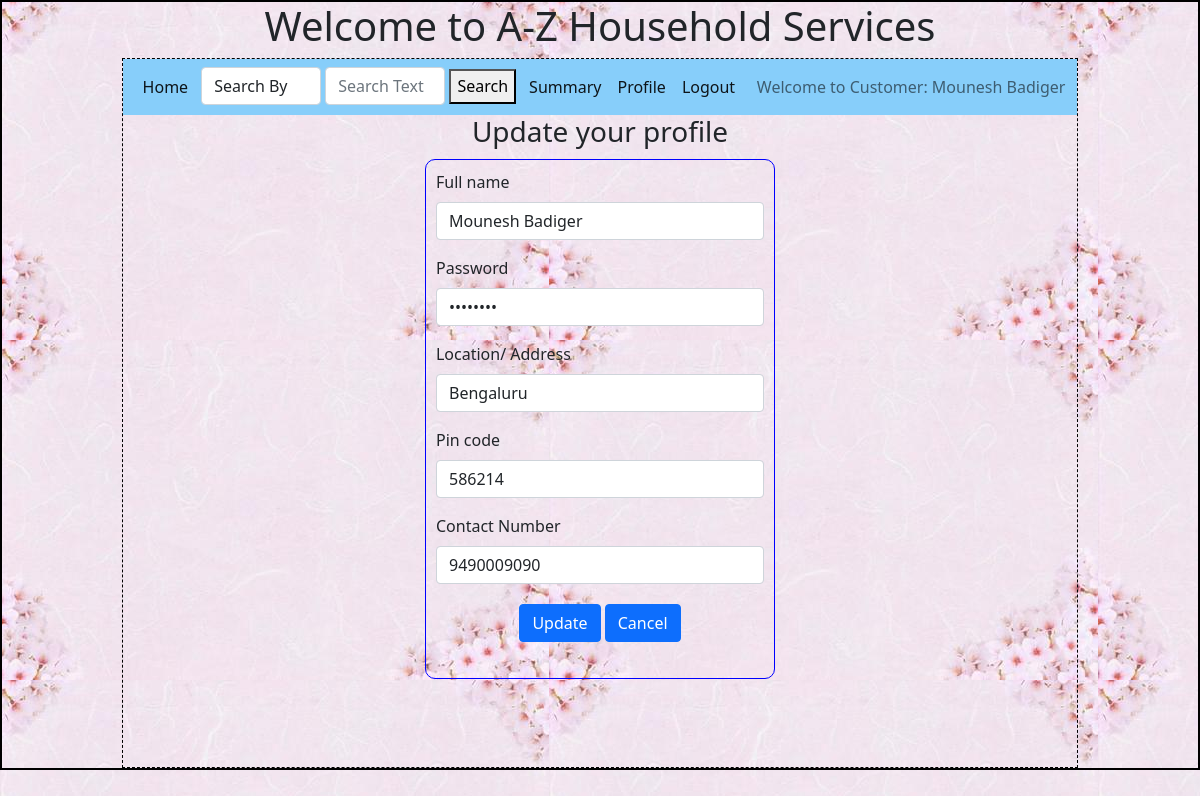
Page /customer/profile/update/0/Mounesh Badiger on the committed database.
### backend/models.py (models this page shows)
class Customer(db.Model):
    __tablename__ = 'customer' # If we do not define this, the model auto assigns name as lower case of class name
    id=db.Column(db.Integer,primary_key=True)
    email=db.Column(db.String,unique=True, nullable = False)
    name = db.Column(db.String, nullable = False)
    password = db.Column(db.String, nullable = False)
    role = db.Column(db.Integer, default =1) # admin - 0, customer - 1
    date_of_signup = db.Column(db.DateTime, default = datetime.now) # NEED TO CONFIRM on type
    contact_number = db.Column(db.String, nullable = False)
    location = db.Column(db.String, nullable = False)
    pin_code = db.Column(db.String, nullable = False)
    avg_ratings = db.Column(db.Float)
    status = db.Column(db.String, default = 'Active') # Active , Flagged ,  Blocked
    sr = db.relationship('Service_request', cascade = 'all, delete', backref = 'customer', lazy = True)
    ratings = db.relationship('Rating', cascade = 'all, delete', backref = 'customer', lazy = True)

### backend/controllers.py (the view, shortened to what this page needs)
@app.route("/customer/profile/update/<uid>/<uname>", methods = ['GET', 'POST'])
def update_customer_profile(uname, uid):
    customer = Customer.query.filter_by(id = uid).first()
    return render_template('customer_profile_update.html', uname = uname, uid = uid, customer = customer)

### templates/customer_profile_update.html
{%extends "customer_layout.html"%}
{%block content%}
            <div style="text-align: center;"><h3>Update your profile</h3></div>
                <form action="/customer/profile/update/{{uid}}/{{customer.name}}" method="POST">
                <div class="input_form" style="margin: auto; margin-top: 10px; height: 520px;">
                    <div class="mb-3">
                        <label for="name" class="form-label">Full name</label>
                        <input type="text" class="form-control" name="name" id="name" value="{{customer.name}}">
                    </div>
                    <div class="mb-3">
                        <label for="password" class="form-label">Password</label>
                        <input type="password" class="form-control" name="password" id="password" value="{{customer.password}}">
                    </div>
                    <div class="mb-3">
                        <label for="location" class="form-label">Location/ Address</label>
                        <input type="text" class="form-control" name="location" id="location" value="{{customer.location}}">
                    </div>
                    <div class="mb-3">
                        <label for="pin_code" class="form-label">Pin code</label>
                        <input type="text" class="form-control" name="pin_code" id="pin_code" value="{{customer.pin_code}}">
                    </div>
                    <div class="mb-3">
                        <label for="contact_number" class="form-label">Contact Number</label>
                        <input type="text" class="form-control" name="contact_number" id="contact_number" value="{{customer.contact_number}}">
                    </div>
                    <div class="mb-3" style="text-align: center; margin-top: 20px;">
                        <button type="submit" class="btn btn-primary" style="display: inline;">Update</button>
                        <a href="/customer/{{uid}}/{{uname}}" type="button" class="btn btn-primary" style="display: inline;">Cancel</a>
                    </div>
                </div>
                </form>
            </div>
{%endblock%}

### templates/customer_layout.html (shortened to what this page needs)
<!DOCTYPE html>
<html>
    <head>
        <link rel="stylesheet" href="/static/styles/main.css">
        <link href="https://cdn.jsdelivr.net/npm/bootstrap@5.0.2/dist/css/bootstrap.min.css" rel="stylesheet">
    </head>
    <body>
        <div class="my_container">
            <div class="center"><h1 style="text-align: center;">Welcome to A-Z Household Services</h1></div>
            <div class="my_panel">
                <nav class="navbar navbar-expand-lg navbar-light" style="background-color:lightskyblue">
                    <div class="container-fluid">
                      <div class="collapse navbar-collapse" id="navbarText">
                        <ul class="navbar-nav me-auto mb-2 mb-lg-0">
                            <li class="nav-item">
                                <a class="nav-link active" aria-current="page" href="/customer/{{uid}}/{{uname}}">Home</a>
                            </li>
                            <li class="nav-item" style="border: 1px;margin-left: 5px; margin-right: 5px;">
                               <div style="border: 1px; align-items: center;display: inline;">
                                <form action="/customer/search/{{uid}}/{{uname}}" method="POST" style="display: inline-block;">
                                    <div class="mb-3" style="display: inline;">
                                        <select name="search_by" class="form-control" style="display: inline-block; width: 120px;">
                                            <option value="">Search By</option>
                                        </select>
                                    </div>
                                    <input type="text" class="form-control" name="search_txt" id="search_txt" placeholder="Search Text" style="display: inline-block; width: 120px;">
                                    <button type="submit" style="height: 35px;">Search</button>
                                </form>
                            </div>
                            </li>
                            <li class="nav-item">
                                <a class="nav-link active" aria-current="page" href="/customer/summary/{{uid}}/{{uname}}">Summary</a>
                            </li>
                            <li class="nav-item">
                                <a class="nav-link active" aria-current="page" href="/customer/profile/update/{{uid}}/{{uname}}">Profile</a>
                            </li>
                            <li class="nav-item">
                                <a class="nav-link active" href="/login">Logout</a>
                            </li>
                        </ul>
                        <span class="navbar-text">
                          Welcome to Customer: {{uname}}
                        </span>
                      </div>
                    </div>
                  </nav>
                  {%block content%}{%endblock%}
            </div>
    </body>
</html>

### static/styles/main.css (style rules this page uses)
* { margin: 0px; }
body { background-image: url("../images/background.jpeg"); }
.center { display: block; margin-left: auto; margin-right: auto; }
.my_container { border: 2px solid black; margin: auto; }
.my_panel { width: 80%; margin: auto; height: 710px; border: 1px dashed black; }
.input_form { border: 1px solid blue; width: 350px; height: 350px; margin: auto; margin-top: 100px; padding: 10px; border-radius: 10px; font-size: 16px; text-align: justify; }

### rows in the picture
Customer: name "Mounesh Badiger", location "Bengaluru", pin_code "586214", contact_number "9490009090"
